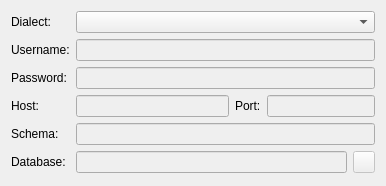
<?xml version="1.0" encoding="UTF-8"?>
<!--
######################################################################################################################
# Copyright (C) 2017-2022 Spine project consortium
# Copyright Spine Items contributors
# This file is part of Spine Items.
# Spine Items is free software: you can redistribute it and\/or modify it under the terms of the GNU Lesser General
# Public License as published by the Free Software Foundation, either version 3 of the License, or (at your option)
# any later version. This program is distributed in the hope that it will be useful, but WITHOUT ANY WARRANTY;
# without even the implied warranty of MERCHANTABILITY or FITNESS FOR A PARTICULAR PURPOSE. See the GNU Lesser General
# Public License for more details. You should have received a copy of the GNU Lesser General Public License along with
# this program. If not, see <http:\/\/www.gnu.org\/licenses\/>.
######################################################################################################################
-->
<ui version="4.0">
 <class>Form</class>
 <widget class="QWidget" name="Form">
  <property name="geometry">
   <rect>
    <x>0</x>
    <y>0</y>
    <width>386</width>
    <height>186</height>
   </rect>
  </property>
  <property name="windowTitle">
   <string>Form</string>
  </property>
  <layout class="QFormLayout" name="formLayout">
   <item row="0" column="0">
    <widget class="QLabel" name="label_dialect">
     <property name="text">
      <string>Dialect:</string>
     </property>
    </widget>
   </item>
   <item row="0" column="1">
    <widget class="QComboBox" name="comboBox_dialect"/>
   </item>
   <item row="1" column="0">
    <widget class="QLabel" name="label_username">
     <property name="text">
      <string>Username:</string>
     </property>
    </widget>
   </item>
   <item row="1" column="1">
    <widget class="QLineEdit" name="lineEdit_username">
     <property name="enabled">
      <bool>false</bool>
     </property>
     <property name="clearButtonEnabled">
      <bool>true</bool>
     </property>
    </widget>
   </item>
   <item row="2" column="0">
    <widget class="QLabel" name="label_password">
     <property name="text">
      <string>Password:</string>
     </property>
    </widget>
   </item>
   <item row="2" column="1">
    <widget class="QLineEdit" name="lineEdit_password">
     <property name="enabled">
      <bool>false</bool>
     </property>
     <property name="echoMode">
      <enum>QLineEdit::EchoMode::Password</enum>
     </property>
     <property name="clearButtonEnabled">
      <bool>true</bool>
     </property>
    </widget>
   </item>
   <item row="3" column="0">
    <widget class="QLabel" name="label_host">
     <property name="text">
      <string>Host:</string>
     </property>
    </widget>
   </item>
   <item row="3" column="1">
    <layout class="QHBoxLayout" name="horizontalLayout">
     <item>
      <widget class="QLineEdit" name="lineEdit_host">
       <property name="enabled">
        <bool>false</bool>
       </property>
       <property name="clearButtonEnabled">
        <bool>true</bool>
       </property>
      </widget>
     </item>
     <item>
      <widget class="QLabel" name="label_port">
       <property name="text">
        <string>Port:</string>
       </property>
      </widget>
     </item>
     <item>
      <widget class="QLineEdit" name="lineEdit_port">
       <property name="enabled">
        <bool>false</bool>
       </property>
       <property name="sizePolicy">
        <sizepolicy hsizetype="Preferred" vsizetype="Fixed">
         <horstretch>0</horstretch>
         <verstretch>0</verstretch>
        </sizepolicy>
       </property>
      </widget>
     </item>
    </layout>
   </item>
   <item row="4" column="0">
    <widget class="QLabel" name="schema_label">
     <property name="text">
      <string>Schema:</string>
     </property>
    </widget>
   </item>
   <item row="4" column="1">
    <widget class="QLineEdit" name="schema_line_edit">
     <property name="enabled">
      <bool>false</bool>
     </property>
     <property name="clearButtonEnabled">
      <bool>true</bool>
     </property>
    </widget>
   </item>
   <item row="5" column="0">
    <widget class="QLabel" name="label_database">
     <property name="text">
      <string>Database:</string>
     </property>
    </widget>
   </item>
   <item row="5" column="1">
    <layout class="QHBoxLayout" name="horizontalLayout_4">
     <item>
      <widget class="FileDropTargetLineEdit" name="lineEdit_database">
       <property name="enabled">
        <bool>false</bool>
       </property>
       <property name="cursor">
        <cursorShape>IBeamCursor</cursorShape>
       </property>
       <property name="clearButtonEnabled">
        <bool>true</bool>
       </property>
      </widget>
     </item>
     <item>
      <widget class="QToolButton" name="toolButton_select_sqlite_file">
       <property name="enabled">
        <bool>false</bool>
       </property>
       <property name="sizePolicy">
        <sizepolicy hsizetype="Expanding" vsizetype="Fixed">
         <horstretch>0</horstretch>
         <verstretch>0</verstretch>
        </sizepolicy>
       </property>
       <property name="minimumSize">
        <size>
         <width>22</width>
         <height>22</height>
        </size>
       </property>
       <property name="maximumSize">
        <size>
         <width>22</width>
         <height>22</height>
        </size>
       </property>
       <property name="toolTip">
        <string>&lt;html&gt;&lt;head/&gt;&lt;body&gt;&lt;p&gt;Select SQLite file&lt;/p&gt;&lt;/body&gt;&lt;/html&gt;</string>
       </property>
       <property name="icon">
        <iconset resource="resources/resources_icons.qrc">
         <normaloff>:/icons/folder-open-solid.svg</normaloff>:/icons/folder-open-solid.svg</iconset>
       </property>
      </widget>
     </item>
    </layout>
   </item>
  </layout>
 </widget>
 <customwidgets>
  <customwidget>
   <class>FileDropTargetLineEdit</class>
   <extends>QLineEdit</extends>
   <header>spine_items/widgets.h</header>
  </customwidget>
 </customwidgets>
 <tabstops>
  <tabstop>comboBox_dialect</tabstop>
  <tabstop>lineEdit_username</tabstop>
  <tabstop>lineEdit_password</tabstop>
  <tabstop>lineEdit_host</tabstop>
  <tabstop>lineEdit_port</tabstop>
  <tabstop>schema_line_edit</tabstop>
  <tabstop>lineEdit_database</tabstop>
  <tabstop>toolButton_select_sqlite_file</tabstop>
 </tabstops>
 <resources>
  <include location="resources/resources_icons.qrc"/>
 </resources>
 <connections/>
</ui>
